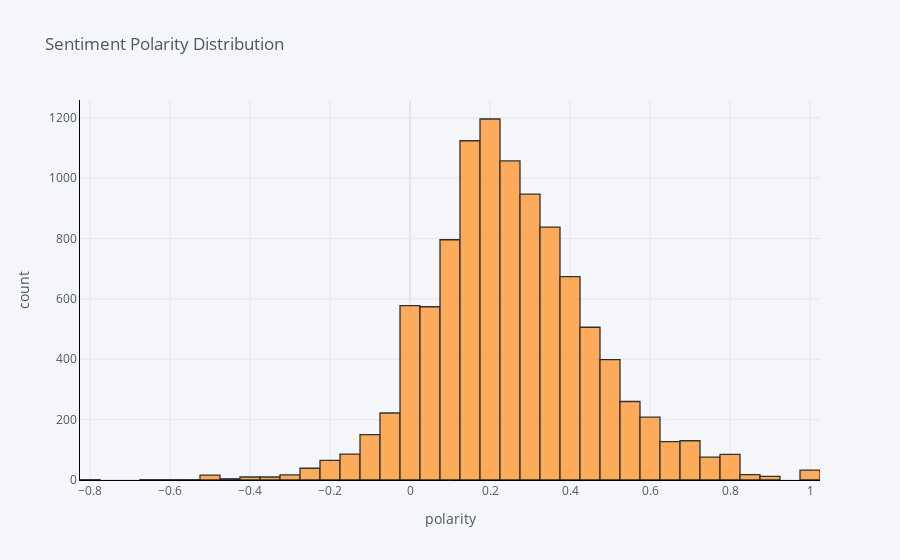

Write notebook code for a chart like this one.
### Markdown cell above
# sentiment polarity distribution

### Code cell
import cufflinks as cf
import plotly
import plotly.offline as pyo

# Configure Plotly to work in a notebook
pyo.init_notebook_mode(connected=True)

# Configure cufflinks with offline mode
cf.go_offline()


process_reviews['polarity'].iplot(
    kind='hist',
    bins=50,
    xTitle='polarity',
    linecolor='black',
    yTitle='count',
    title='Sentiment Polarity Distribution')

### Figure 1 — Plotly figure (JSON) as saved in the notebook; plotly's stock layout.template omitted (floating-point values rounded to 4 significant figures; data arrays with more than 128 entries replaced by an {"elided": "..."} marker saying what was removed)
{"data": [{"histfunc": "count", "histnorm": "", "marker": {"color": "rgba(255, 153, 51, 1.0)", "line": {"color": "#000000", "width": 1.3}}, "name": "polarity", "nbinsx": 50, "opacity": 0.8, "orientation": "v", "type": "histogram", "x": {"elided": "10261 float values"}}], "layout": {"barmode": "overlay", "legend": {"bgcolor": "#F5F6F9", "font": {"color": "#4D5663"}}, "paper_bgcolor": "#F5F6F9", "plot_bgcolor": "#F5F6F9", "title": {"font": {"color": "#4D5663"}, "text": "Sentiment Polarity Distribution"}, "xaxis": {"gridcolor": "#E1E5ED", "linecolor": "black", "showgrid": true, "tickfont": {"color": "#4D5663"}, "title": {"font": {"color": "#4D5663"}, "text": "polarity"}, "zerolinecolor": "#E1E5ED"}, "yaxis": {"gridcolor": "#E1E5ED", "linecolor": "black", "showgrid": true, "tickfont": {"color": "#4D5663"}, "title": {"font": {"color": "#4D5663"}, "text": "count"}, "zerolinecolor": "#E1E5ED"}}}
